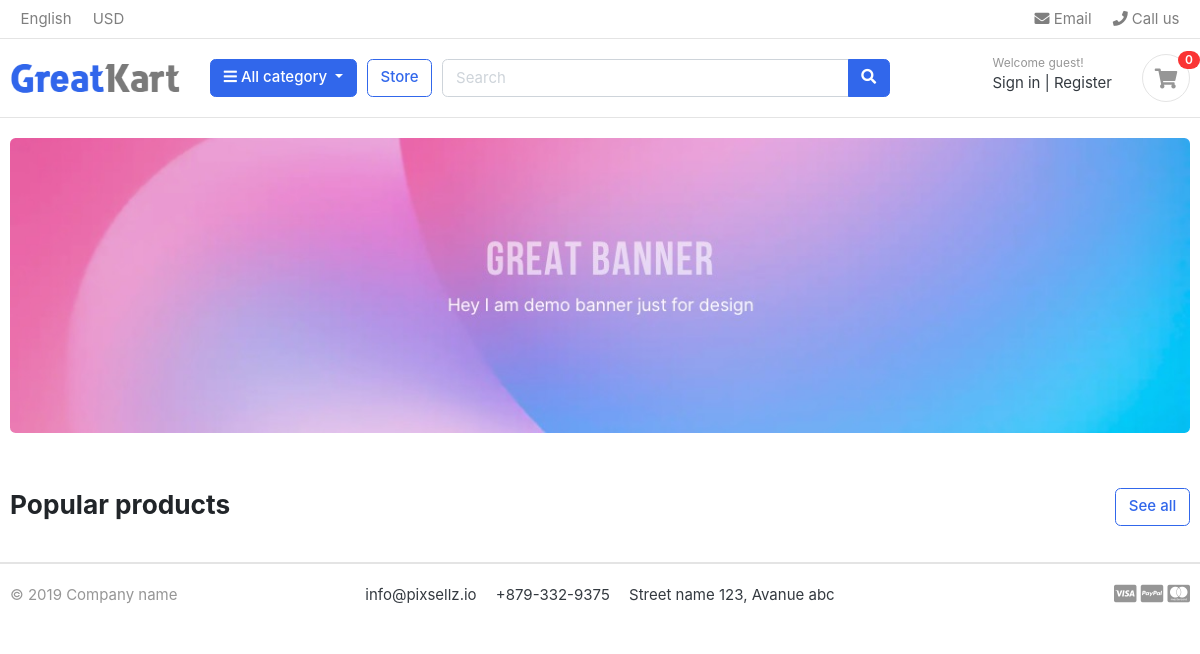
/, run on an earlier commit of the app's database.
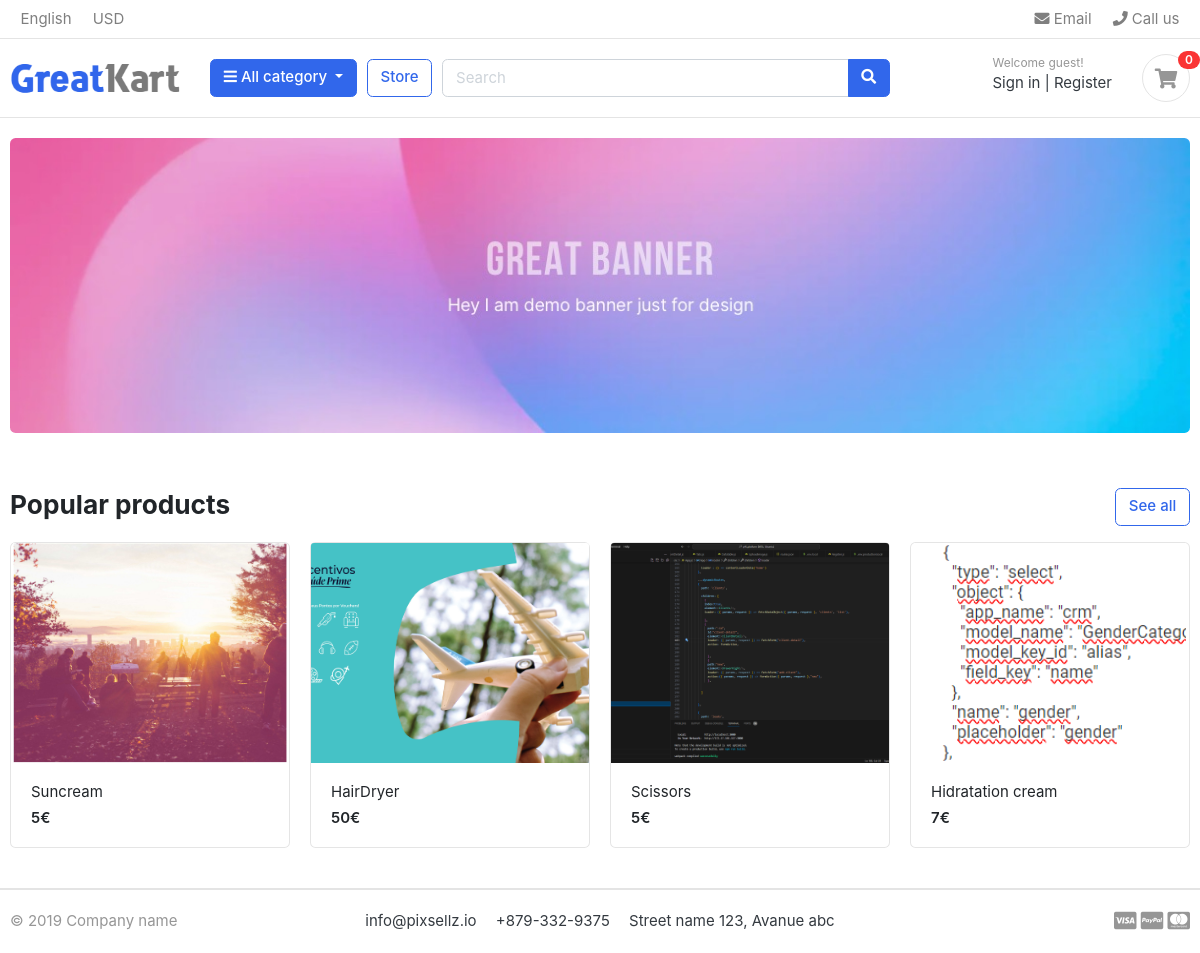
And on a later commit of the database.
### store/models.py (models this page shows, shortened)
class Product(models.Model):
    name=models.CharField(max_length=200,unique=True)
    slug = models.SlugField(max_length=200,unique=True)
    description=models.TextField(max_length=500,blank=True)
    price=models.IntegerField()
    images=models.ImageField(upload_to='photos/products')
    stock=models.IntegerField()
    is_avaliable=models.BooleanField(default=True)
    category=models.ForeignKey(Category,on_delete=models.CASCADE)
    created_date=models.DateTimeField(auto_now_add=True)
    modified_date=models.DateTimeField(auto_now=True)
    def get_absolute_url(self):#this method its necessary to redirect the page after create to somewhere , in this case to the detail of the record created
        return reverse("store:product_detail", args=[self.category.slug,self.slug])

### onlineShop/views.py (the view)
# urls.py: path('',views.HomeView.as_view(), name='home'),
class HomeView(View):
    def get(self,request):
        products = Product.objects.all().filter(is_avaliable=True)
        context={
            'products':products,
        }
        return render(request,'home.html',context)

### cart/context_processors.py (called while the page is built)
def cart_items_count(request):
    cart_item_count = 0
    cart_items = CartItem.objects.all().filter(cart__cart_session_id=Cart._get_cart_id(request))
    if not cart_items:
        return dict(cart_item_count=cart_item_count)
    for cart_item in cart_items:
        cart_item_count += cart_item.quantity
    return dict(cart_item_count=cart_item_count)

### cart/models.py (called while the page is built)
    def _get_cart_id(request):
        cart_id = request.session.session_key
        if not cart_id:
            cart_id = request.session.create()
        return cart_id

### category/context_processors.py (called while the page is built)
def categories_list(request):
    categories = Category.objects.all()
    return dict(categories_list=categories)

### category/models.py (called while the page is built)
    def get_absolute_url(self):#this method its necessary to redirect the page after create to somewhere , in this case to the detail of the record created
        return reverse("store:products_by_category", args=[self.slug])

### templates/home.html
{% extends 'base.html' %}
{% load static %}
{% block content %}
<section class="section-intro padding-y-sm">
<div class="container">
	<div class="intro-banner-wrap">
		<img src="{% static 'images/banners/1.jpg' %}" class="img-fluid rounded">
	</div>
</div>
</section>
<section class="section-name padding-y-sm">
<div class="container">
<header class="section-heading">
	<a href="{% url 'store:store' %}" class="btn btn-outline-primary float-right">See all</a>
	<h3 class="section-title">Popular products</h3>
</header>
<div class="row">
	{% for product in products %}
	<div class="col-md-3">
		<div class="card card-product-grid">
			<a href="{{product.get_absolute_url}}" class="img-wrap"> <img src="{{product.images.url}}"> </a>
			<figcaption class="info-wrap">
				<a href="{{product.get_absolute_url}}" class="title">{{product.name}}</a>
				<div class="price mt-1">{{product.price}}€</div>
			</figcaption>
		</div>
	</div>
{% endfor %}
</div>
</div>
</section>
{% endblock %}

### templates/base.html (shortened to what this page needs)
{% load static %}
<!DOCTYPE HTML>
<html lang="en">
<head>
<link href="{% static 'css/bootstrap.css' %}" rel="stylesheet" type="text/css"/>
<link href="{% static 'fonts/fontawesome/css/all.min.css' %}" type="text/css" rel="stylesheet">
<link href="{% static 'css/ui.css' %}" rel="stylesheet" type="text/css"/>
<link href="{% static 'css/responsive.css' %}" rel="stylesheet" media="only screen and (max-width: 1200px)" />
</head>
<body>
{% include 'components/navbar.html' %}
{% block content %}
{% endblock %}
{% include 'components/footer.html' %}
</body>
</html>

### templates/components/navbar.html (shortened to what this page needs)
{% load static %}
<header class="section-header">
    <nav class="navbar p-md-0 navbar-expand-sm navbar-light border-bottom">
    <div class="container">
      <div class="collapse navbar-collapse" id="navbarTop4">
        <ul class="navbar-nav mr-auto">
            <li class="nav-item dropdown">
                 <a href="#" class="nav-link">English</a>
            </li>
            <li class="nav-item dropdown">
                <a href="#" class="nav-link">USD</a>
            </li>
        </ul>
        <ul class="navbar-nav">
            <li><a href="#" class="nav-link"> <i class="fa fa-envelope"></i> Email </a></li>
            <li><a href="#" class="nav-link"> <i class="fa fa-phone"></i> Call us </a></li>
        </ul>
      </div>
    </div>
    </nav>
    <section class="header-main border-bottom">
        <div class="container">
    <div class="row align-items-center">
        <div class="col-lg-2 col-md-3 col-6">
            <a href="{% url 'home' %}" class="brand-wrap">
                <img class="logo" src="{% static 'images/logo.png' %}">
            </a>
        </div>
        <div class="col-lg col-sm col-md col-6 flex-grow-0">
            <div class="category-wrap dropdown d-inline-block float-right">
                <button type="button" class="btn btn-primary dropdown-toggle" data-toggle="dropdown">
                    <i class="fa fa-bars"></i> All category
                </button>
            </div>
        </div>
        <a href="{% url 'store:store' %}" class="btn btn-outline-primary">Store</a>
        <div class="col-lg col-md-6 col-sm-12 col">
            <form action="{% url 'store:search' %}" class="search">
                <div class="input-group w-100">
                    <input type="text" class="form-control" style="width:60%;" placeholder="Search" name="keyword">
                    <div class="input-group-append">
                      <button class="btn btn-primary" type="submit">
                        <i class="fa fa-search"></i>
                      </button>
                    </div>
                </div>
            </form>
        </div>
        <div class="col-lg-3 col-sm-6 col-8 order-2 order-lg-3">
                    <div class="d-flex justify-content-end mb-3 mb-lg-0">
                        {% if user.id is None %}
                        <div class="widget-header">
                            <small class="title text-muted">Welcome guest!</small>
                            <div>
                                <a href="{% url 'accounts:login' %}">Sign in</a> <span class="dark-transp"> | </span>
                                <a href="{% url 'accounts:register' %}"> Register</a>
                            </div>
                        </div>
                        {% endif %}
                        <a href="{% url 'cart:cart' %}" class="widget-header pl-3 ml-3">
                            <div class="icon icon-sm rounded-circle border"><i class="fa fa-shopping-cart"></i></div>
                            <span class="badge badge-pill badge-danger notify">{{cart_item_count}}</span>
                        </a>
                    </div>
                </div>
    </div>
        </div>
    </section>
    </header>

### templates/components/footer.html (shortened to what this page needs)
{% load static %}
<footer class="section-footer border-top"></footer>
	<div class="container">
		<section class="footer-bottom border-top row">
			<div class="col-md-2">
				<p class="text-muted"> &copy 2019 Company name </p>
			</div>
			<div class="col-md-8 text-md-center">
				<span  class="px-2">info@pixsellz.io</span>
				<span  class="px-2">+879-332-9375</span>
				<span  class="px-2">Street name 123, Avanue abc</span>
			</div>
			<div class="col-md-2 text-md-right text-muted">
				<i class="fab fa-lg fa-cc-visa"></i>
				<i class="fab fa-lg fa-cc-paypal"></i>
				<i class="fab fa-lg fa-cc-mastercard"></i>
			</div>
		</section>
	</div>

### static/css/ui.css (style rules this page uses)
html { font-family: "Inter", sans-serif; font-size: 15px; }
.img-wrap { text-align: center; display: block; }
.img-wrap img { max-width: 100%; }
.icon-xs, .icon-sm, .icon-md, .icon-lg { display: inline-block; text-align: center; flex-shrink: 0; flex-grow: 0; }
.icon-sm { width: 48px; height: 48px; line-height: 48px !important; font-size: 20px; }
.padding-y-sm { padding-top: 20px; padding-bottom: 20px; }
.section-heading { margin-bottom: 20px; margin-top: 15px; }
.section-title { color: #212529; }
p:last-child { margin-bottom: 0; }
.header-main { position: relative; padding-top: 1rem; padding-bottom: 1rem; }
.brand-wrap .logo, .navbar-brand .logo { margin-right: 7px; max-height: 42px; display: inline-block; }
.widget-header { display: inline-block; vertical-align: middle; position: relative; }
.widget-header a { color: #343a40; }
.widget-header i { color: #969696; }
.widget-header .title { display: block; }
.widget-header .notify { position: absolute; top: -3px; right: -10px; }
.footer-bottom { padding-top: 20px; padding-bottom: 20px; }
[class*=card-product] a.title { color: #212529; display: block; }
[class*=card-product] .img-wrap { overflow: hidden; position: relative; }
[class*=card-product] .img-wrap img { height: 100%; max-width: 100%; width: auto; display: inline-block; -o-object-fit: cover; object-fit: cover; }
.card-product-grid { margin-bottom: 20px; }
.card-product-grid .img-wrap { border-radius: 0.2rem 0.2rem 0 0; height: 220px; }
.card-product-grid .info-wrap { overflow: hidden; padding: 18px 20px; }
.card .img-wrap { overflow: hidden; }
.notify { position: absolute; top: -4px; right: -10px; display: inline-block; padding: 0.25em 0.6em; font-size: 12px; line-height: 1; text-align: center; border-radius: 3rem; color: #fff; background-color: #fa3434; }
.price { font-weight: 600; color: #212529; }

What changed in the data, as far as the page shows it:
added Product: images (picture), name "Suncream", price "5"
added Product: images (picture), name "HairDryer", price "50"
added Product: images (picture), name "Scissors", price "5"
added Product: images (picture), name "Hidratation cream", price "7"
